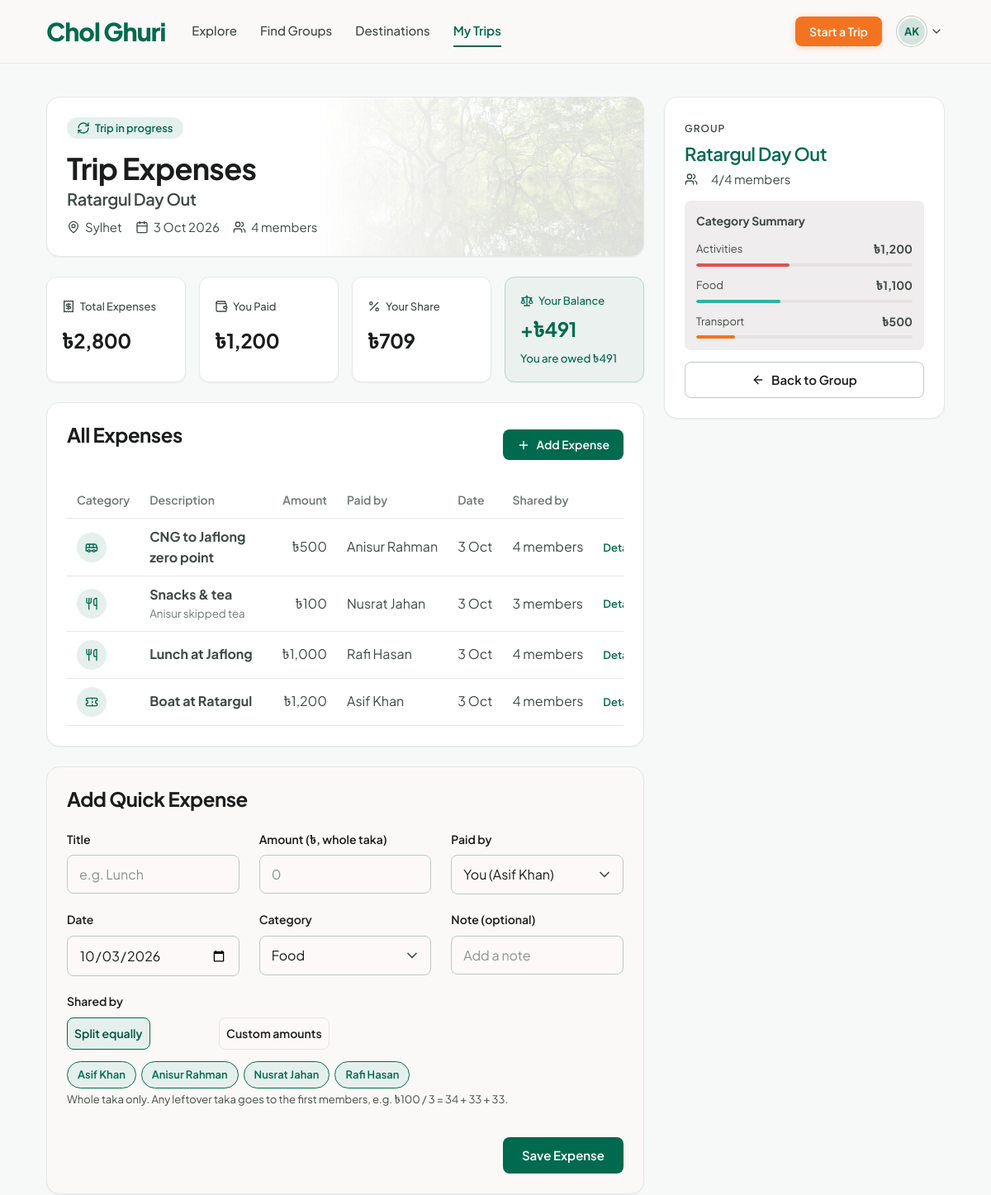
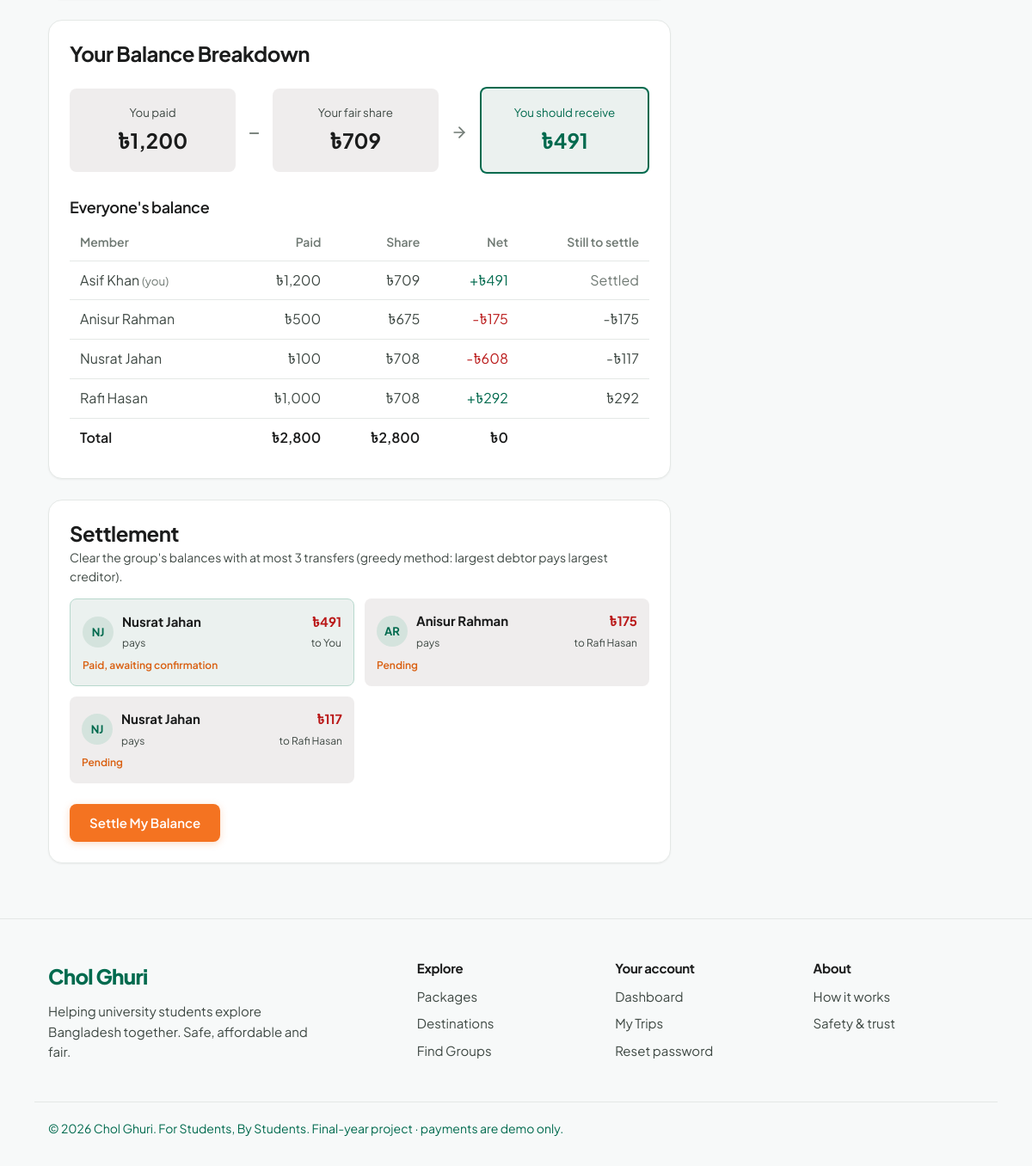
/expenses.php?group=7 (signed in), run on the app's committed database (2 pictures, top to bottom).
### tables this page shows
CREATE TABLE users (
    id                     INT AUTO_INCREMENT PRIMARY KEY,
    university_id          INT          NULL,              
    full_name              VARCHAR(100) NOT NULL,
    email                  VARCHAR(150) NOT NULL UNIQUE,
    password_hash          VARCHAR(255) NOT NULL,
    role                   ENUM('student','admin') NOT NULL DEFAULT 'student',
    email_verified_at      DATETIME NULL,                  
    verify_token_hash      CHAR(64) NULL,
    verify_token_expires   DATETIME NULL,
    verify_sent_at         DATETIME NULL,
    reset_token_hash       CHAR(64) NULL,
    reset_token_expires    DATETIME NULL,
    remember_token_hash    CHAR(64) NULL,
    remember_token_expires DATETIME NULL,
    is_blocked             TINYINT(1) NOT NULL DEFAULT 0,
    last_login_at          DATETIME NULL,
    created_at             TIMESTAMP NOT NULL DEFAULT CURRENT_TIMESTAMP,

    INDEX (verify_token_hash),
    INDEX (reset_token_hash),
    INDEX (remember_token_hash),
    FOREIGN KEY (university_id) REFERENCES universities(id) ON DELETE SET NULL
);

CREATE TABLE travel_groups (
    id               INT AUTO_INCREMENT PRIMARY KEY,
    package_id       INT          NOT NULL,
    creator_id       INT          NOT NULL,
    title            VARCHAR(150) NOT NULL,
    description      TEXT         NULL,
    start_date       DATE         NOT NULL,
    end_date         DATE         NOT NULL,
    min_members      TINYINT      NOT NULL DEFAULT 2,      
    max_members      TINYINT      NOT NULL,                
    budget_max       DECIMAL(10,2) NULL,
    cost_sharing     ENUM('equal','custom') NOT NULL DEFAULT 'equal',
    university_only  TINYINT(1)   NOT NULL DEFAULT 0,
    gender_rule      ENUM('any','female_only','male_only') NOT NULL DEFAULT 'any',
    status           ENUM('forming','full','confirmed','completed','cancelled') NOT NULL DEFAULT 'forming',
    confirmed_at     DATETIME     NULL,
    completed_at     DATETIME     NULL,
    created_at       TIMESTAMP    NOT NULL DEFAULT CURRENT_TIMESTAMP,

    INDEX (status, start_date),
    FOREIGN KEY (package_id) REFERENCES packages(id),
    FOREIGN KEY (creator_id) REFERENCES users(id) ON DELETE CASCADE,
    CHECK (end_date >= start_date),
    CHECK (min_members >= 1 AND min_members <= max_members)
);

CREATE TABLE destinations (
    id           INT AUTO_INCREMENT PRIMARY KEY,
    name         VARCHAR(100) NOT NULL,
    region       VARCHAR(100) NULL,
    label        VARCHAR(40)  NULL,                   
    description  TEXT         NULL,
    image        VARCHAR(255) NULL,
    is_featured  TINYINT(1)   NOT NULL DEFAULT 0
);

CREATE TABLE expenses (
    id            INT AUTO_INCREMENT PRIMARY KEY,
    group_id      INT           NOT NULL,
    paid_by       INT           NOT NULL,
    title         VARCHAR(150)  NOT NULL,
    category      ENUM('transport','accommodation','food','activities','other') NOT NULL DEFAULT 'other',
    amount        DECIMAL(10,2) NOT NULL,
    split_type    ENUM('equal','custom') NOT NULL DEFAULT 'equal',
    expense_date  DATE          NOT NULL,
    note          VARCHAR(255)  NULL,
    created_by    INT           NOT NULL,
    created_at    TIMESTAMP     NOT NULL DEFAULT CURRENT_TIMESTAMP,

    INDEX (group_id),
    FOREIGN KEY (group_id)   REFERENCES travel_groups(id) ON DELETE CASCADE,
    FOREIGN KEY (paid_by)    REFERENCES users(id),
    FOREIGN KEY (created_by) REFERENCES users(id),
    CHECK (amount > 0)
);

CREATE TABLE settlements (
    id              INT AUTO_INCREMENT PRIMARY KEY,
    group_id        INT           NOT NULL,
    from_user_id    INT           NOT NULL,
    to_user_id      INT           NOT NULL,
    amount          DECIMAL(10,2) NOT NULL,
    status          ENUM('pending','paid','confirmed') NOT NULL DEFAULT 'pending',
    payment_method  ENUM('bkash','nagad','card','cash') NULL,   
    paid_at         DATETIME      NULL,
    confirmed_at    DATETIME      NULL,
    created_at      TIMESTAMP     NOT NULL DEFAULT CURRENT_TIMESTAMP,

    INDEX (group_id, status),
    FOREIGN KEY (group_id)     REFERENCES travel_groups(id) ON DELETE CASCADE,
    FOREIGN KEY (from_user_id) REFERENCES users(id),
    FOREIGN KEY (to_user_id)   REFERENCES users(id),
    CHECK (amount > 0),
    CHECK (from_user_id <> to_user_id)
);

### expenses.php (the view, shortened to what the rows shown need)
<?php
$me = require_login();
$groupId = int_param($_GET, 'group');
$group   = get_group($groupId);
$members   = group_members_list($groupId);
$expenses  = group_expenses($groupId);
$balances  = group_balances($groupId);
$transfers = group_settlements($groupId);
$mine      = $balances[(int) $me['id']] ?? ['paid' => 0, 'owed' => 0, 'net' => 0, 'remaining' => 0];
$canEdit   = expense_problem($group, (int) $me['id']) === '';
$byCategory = [];
foreach ($expenses as $x) {
    $byCategory[$x['category']] = ($byCategory[$x['category']] ?? 0) + $x['amount'];
}
arsort($byCategory);
require_once __DIR__ . '/includes/header.php';
?>
<div class="container">
    <div class="layout-sidebar">
        <div>
            <section class="card expense-hero" style="--hero:url('<?= image_url($group['package_image']) ?>')">
                <span class="badge"><?= icon('refresh-cw', 'icon-sm') ?> <?= $group['status'] === 'completed' ? 'Trip completed' : ($group['status'] === 'confirmed' ? 'Trip in progress' : 'Trip ' . e($group['status'])) ?></span>
                <h1>Trip Expenses</h1>
                <h2 class="expense-hero-sub"><?= e($group['title']) ?></h2>
                <p class="meta mb-0">
                    <span><?= icon('map-pin', 'icon-sm') ?> <?= e($group['destination_name']) ?></span>
                    <span><?= icon('calendar', 'icon-sm') ?> <?= e(date_range($group['start_date'], $group['end_date'])) ?></span>
                    <span><?= icon('users', 'icon-sm') ?> <?= count($members) ?> members</span>
                </p>
            </section>
            <div class="stat-grid">
                <div class="stat"><span><?= icon('wallet', 'icon-sm') ?> You Paid</span><strong><?= money($mine['paid']) ?></strong></div>
                <div class="stat"><span><?= icon('percent', 'icon-sm') ?> Your Share</span><strong><?= money($mine['owed']) ?></strong></div>
                <div class="stat stat-highlight <?= $mine['net'] < 0 ? 'is-negative' : '' ?>">
                    <span><?= icon('scale', 'icon-sm') ?> Your Balance</span>
                    <strong><?= $mine['net'] > 0 ? '+' : '' ?><?= money($mine['net']) ?></strong>
                    <small><?= $mine['net'] > 0 ? 'You are owed ' . money($mine['net']) : ($mine['net'] < 0 ? 'You owe ' . money(-$mine['net']) : 'You are even') ?></small>
                </div>
            </div>
            <section class="card">
                <div class="section-head">
                    <h2 class="card-section-title mb-0">All Expenses</h2>
                </div>
                <?php if ($expenses): ?>
                    <div class="table-wrap">
                        <table class="table expense-table">
                            <thead><tr><th>Category</th><th>Description</th><th class="num">Amount</th><th>Paid by</th><th>Date</th><th>Shared by</th><th></th></tr></thead>
                            <tbody>
                            <?php foreach ($expenses as $x): $cat = CATEGORY_LABELS[$x['category']]; ?>
                                <tr>
                                    <td><span class="icon-circle" title="<?= e($cat['label']) ?>"><?= icon($cat['icon'], 'icon-sm') ?></span></td>
                                    <td><strong><?= e($x['title']) ?></strong><?php if ($x['note']): ?><small class="d-block text-muted"><?= e($x['note']) ?></small><?php endif; ?></td>
                                    <td class="num"><?= money($x['amount']) ?></td>
                                    <td><?= e($x['payer_name']) ?></td>
                                    <td><?= date('j M', strtotime($x['expense_date'])) ?></td>
                                    <td><?= (int) $x['share_count'] ?> <?= (int) $x['share_count'] === 1 ? 'member' : 'members' ?></td>
                                    <td>
                                        <details class="row-details">
                                            <summary>Details</summary>
                                        </details>
                                    </td>
                                </tr>
                            <?php endforeach; ?>
                            </tbody>
                        </table>
                    </div>
                <?php else: ?>
                    <div class="empty-state">No expenses yet.<?= $canEdit ? ' Add the first one below.' : '' ?></div>
                <?php endif; ?>
            </section>
            <?php if ($canEdit): ?>
                <form class="card card-muted" method="post" id="add-expense" novalidate>
                    <h2 class="card-section-title">Add Quick Expense</h2>
                    <fieldset class="form-group">
                        <div class="split-panel" data-split="equal">
                            <div class="tag-picker tag-picker-sm">
                                <?php foreach ($members as $m): ?>
                                    <label class="tag-option"><span><?= e($m['full_name']) ?></span></label>
                                <?php endforeach; ?>
                            </div>
                        </div>
                    </fieldset>
                </form>
            <?php endif; ?>
            <section class="card">
                <h2 class="card-section-title">Your Balance Breakdown</h2>
                <div class="balance-flow">
                    <div class="balance-box"><small>You paid</small><strong><?= money($mine['paid']) ?></strong></div>
                    <div class="balance-box"><small>Your fair share</small><strong><?= money($mine['owed']) ?></strong></div>
                    <div class="balance-box is-result <?= $mine['net'] < 0 ? 'is-negative' : '' ?>">
                        <small><?= $mine['net'] >= 0 ? 'You should receive' : 'You should pay' ?></small>
                        <strong><?= money(abs($mine['net'])) ?></strong>
                    </div>
                </div>
                <div class="table-wrap">
                    <table class="table">
                        <thead><tr><th>Member</th><th class="num">Paid</th><th class="num">Share</th><th class="num">Net</th><th class="num">Still to settle</th></tr></thead>
                    </table>
                </div>
            </section>
            <section class="card">
                <h2 class="card-section-title" style="margin-bottom:4px">Settlement</h2>
                <?php if ($transfers): ?>
                    <div class="transfer-grid">
                        <?php foreach ($transfers as $t): $mineT = in_array((int) $me['id'], [(int) $t['from_user_id'], (int) $t['to_user_id']], true); ?>
                            <div class="transfer <?= $mineT ? 'is-mine' : '' ?> status-<?= e($t['status']) ?>">
                                <span class="avatar avatar-sm avatar-initials"><?= e(initials($t['from_name'])) ?></span>
                                <div><strong><?= (int) $t['from_user_id'] === (int) $me['id'] ? 'You' : e($t['from_name']) ?></strong><small>pays</small></div>
                                <div class="transfer-amount"><strong><?= money($t['amount']) ?></strong><small>to <?= (int) $t['to_user_id'] === (int) $me['id'] ? 'You' : e($t['to_name']) ?></small></div>
                                <span class="transfer-status"><?= e(['pending' => 'Pending', 'paid' => 'Paid, awaiting confirmation', 'confirmed' => 'Confirmed'][$t['status']]) ?></span>
                            </div>
                        <?php endforeach; ?>
                    </div>
                <?php else: ?>
                    <div class="empty-state">Everyone is even. No transfers needed.</div>
                <?php endif; ?>
            </section>
        </div>
        <aside>
            <section class="card">
                <span class="section-label">Group</span>
                <h2 class="side-title"><a href="<?= url('group.php?id=' . $groupId) ?>"><?= e($group['title']) ?></a></h2>
                <p class="meta"><?= icon('users', 'icon-sm') ?> <?= count($members) ?>/<?= (int) $group['max_members'] ?> members</p>
                <div class="category-summary">
                    <strong>Category Summary</strong>
                    <?php if ($byCategory): ?>
                        <?php foreach ($byCategory as $cat => $sum): ?>
                            <div class="cat-row">
                            </div>
                        <?php endforeach; ?>
                    <?php else: ?>
                        <p class="text-small mb-0">No expenses yet.</p>
                    <?php endif; ?>
                </div>
                <a class="btn btn-light btn-block" href="<?= url('group.php?id=' . $groupId) ?>"><?= icon('arrow-left', 'icon-sm') ?> Back to Group</a>
            </section>
        </aside>
    </div>
</div>
<?php require_once __DIR__ . '/includes/footer.php'; ?>

### includes/functions.php (shortened to what the rows shown need)
<?php
function e(?string $text): string
{
    return htmlspecialchars($text ?? '', ENT_QUOTES, 'UTF-8');
}
function url(string $path = ''): string
{
    return BASE_URL . '/' . ltrim($path, '/');
}
function money(float|int|string|null $amount): string
{
    $value = round((float) $amount);
    return ($value < 0 ? '-' : '') . '৳' . number_format(abs($value));
}
function int_param(array $source, string $key): int
{
    return isset($source[$key]) && is_numeric($source[$key]) ? (int) $source[$key] : 0;
}
function image_url(?string $file): string
{
    $file = basename((string) $file);
    if ($file !== '' && is_file(__DIR__ . '/../assets/images/destinations/' . $file)) {
        return url('assets/images/destinations/' . rawurlencode($file));
    }
    return url('assets/images/destinations/sajek.jpg');
}
function date_range(string $start, string $end): string
{
    $s = strtotime($start);
    $f = strtotime($end);
    if ($start === $end) {
        return date('j M Y', $s);
    }
    return date('j M', $s) . ' – ' . date('j M Y', $f);
}
function icon(string $name, string $class = ''): string
{
    static $cache = [];
    if (!isset($cache[$name])) {
        $file = __DIR__ . '/../assets/icons/' . basename($name) . '.svg';
        $svg  = is_file($file) ? file_get_contents($file) : '';
        $svg  = trim(preg_replace('//s', '', $svg));
        $svg  = preg_replace_callback('/^<svg[^>]*>/', function ($m) {
            return preg_replace('/\s(width|height|class)="[^"]*"/', '', $m[0]);
        }, $svg);
        $cache[$name] = $svg;
    }
    $classes = trim('icon ' . $class);
    return str_replace('<svg', '<svg class="' . e($classes) . '" aria-hidden="true"', $cache[$name]);
}
function initials(string $name): string
{
    $parts = preg_split('/\s+/', trim($name));
    $first = mb_substr($parts[0] ?? '', 0, 1);
    $last  = count($parts) > 1 ? mb_substr(end($parts), 0, 1) : '';
    return mb_strtoupper($first . $last);
}
function avatar(?string $photo, string $name, string $size = 'md'): string
{
    return '<span class="avatar avatar-' . e($size) . ' avatar-initials" aria-label="' . e($name) . '">' . e(initials($name)) . '</span>';
}

### data on the page
users: full_name "AK", id "৳1,200", id "৳709", id "৳491", full_name "Asif Khan"
travel_groups: title "Ratargul Day Out", destinations.name "Sylhet", date_range($group['start_date'], $group['end_date']) "3 Oct 2026", max_members "4"
expenses: title "CNG to Jaflong zero point", amount "৳500", paid_by.full_name "Anisur Rahman", expense_date "3 Oct", share_count "4"
expenses: title "Snacks & tea", note "Anisur skipped tea", amount "৳100", paid_by.full_name "Nusrat Jahan", expense_date "3 Oct", share_count "3"
expenses: title "Lunch at Jaflong", amount "৳1,000", paid_by.full_name "Rafi Hasan", expense_date "3 Oct", share_count "4"
expenses: title "Boat at Ratargul", amount "৳1,200", paid_by.full_name "Asif Khan", expense_date "3 Oct", share_count "4"
users: full_name "Anisur Rahman"
users: full_name "Nusrat Jahan"
users: full_name "Rafi Hasan"
settlements: from_user.full_name "NJ", from_user.full_name "Nusrat Jahan", amount "৳491", shows "You", status "Paid, awaiting confirmation"
settlements: from_user.full_name "AR", from_user.full_name "Anisur Rahman", amount "৳175", to_user.full_name "Rafi Hasan", status "Pending"
settlements: from_user.full_name "NJ", from_user.full_name "Nusrat Jahan", amount "৳117", to_user.full_name "Rafi Hasan", status "Pending"

### other printed values
APP_NAME "Chol Ghuri"
$label "Explore"
$label "Find Groups"
$label "Destinations"
$label "My Trips"
count($members) "4"
money($total) "৳2,800"
$b['name'] "Asif Khan"
money($b['paid']) "৳1,200"
money($b['owed']) "৳709"
money($b['net']) "৳491"
$b['name'] "Anisur Rahman"
money($b['paid']) "৳500"
money($b['owed']) "৳675"
money($b['net']) "-৳175"
